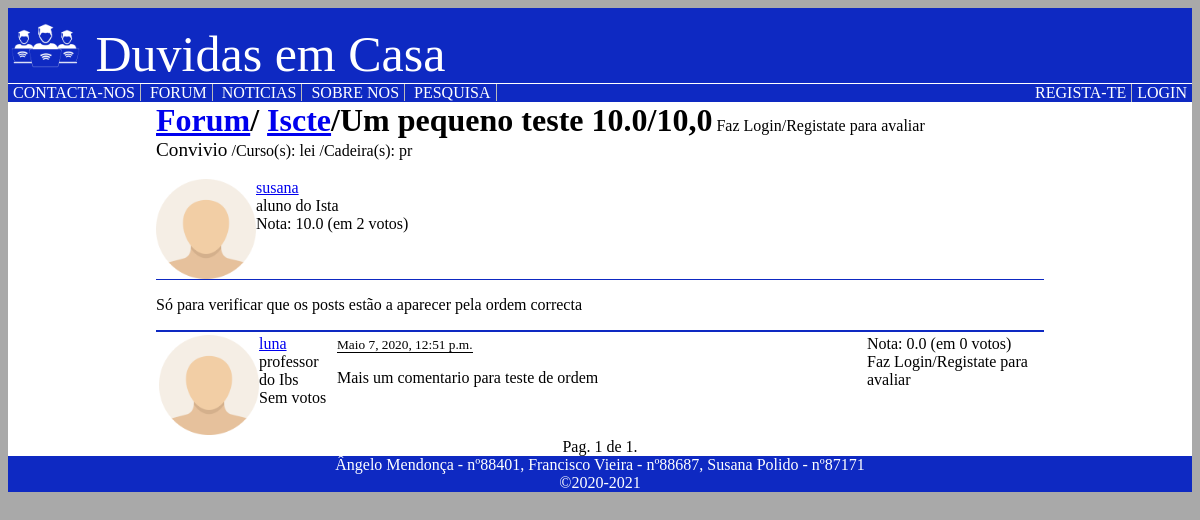
/duvidasemcasa/manda_procurar/iscte/18, run on the app's committed database.
### duvidasemcasa/models.py (models this page shows, shortened)
class Escola(models.Model):
    sigla = models.CharField(max_length=20, primary_key=True, unique=True)
    nome = models.CharField(max_length=200)

class Post(models.Model):
    autor = models.ForeignKey(Conta, on_delete=models.SET_NULL, null=True)
    titulo = models.CharField(max_length=200)
    texto = models.TextField()
    data_publicacao = models.DateTimeField('data de publicacao')
    escola = models.ForeignKey(Escola, on_delete=models.PROTECT, default='iscte')
    rating = models.DecimalField(decimal_places=1, max_digits=3, default=0.0)
    votos = models.IntegerField(default=0)
    data_update = models.DateTimeField('data de update')
    tipo = models.CharField(max_length=100, default="Convivio")
    cursos = models.CharField(max_length=500, blank=True)
    cadeiras = models.CharField(max_length=200, blank=True)

class Conta(models.Model):
    user = models.OneToOneField(User, on_delete=models.CASCADE)
    tipo = models.CharField(max_length=100)
    escola = models.ForeignKey(Escola, on_delete=models.PROTECT, default='iscte')
    curso_departamento = models.CharField(max_length=200)
    rating = models.DecimalField(decimal_places=1, max_digits=3, default=0.0)
    votos = models.IntegerField(default=0)
    imagem_perfil = models.CharField(max_length=20000, default="/duvidasemcasa/static/media/default.png")
    p_email = models.BooleanField(default=False)
    p_proprio = models.BooleanField(default=False)
    p_apelido = models.BooleanField(default=False)

class Comentario(models.Model):
    autor = models.ForeignKey(Conta, on_delete=models.SET_NULL, null=True)
    post = models.ForeignKey(Post, on_delete=models.CASCADE)
    texto = models.TextField()
    data_publicacao = models.DateTimeField('data de publicacao')
    rating = models.DecimalField(decimal_places=1, max_digits=3, default=0.0)
    endereco = models.CharField(max_length=20000, blank=True)

### duvidasemcasa/views.py (the view)
# urls.py: path('manda_procurar/<str:e>/<int:i>', views.postid, name='post'),
def postid(request, e, i):  # pag do post i da escola e
    escola = get_object_or_404(Escola, pk=e)
    post = get_object_or_404(Post, pk=i)
    if post.escola != escola:
        raise Http404("Page not found")
    contexto['titulo_pagina'] = "Forum - " + escola.sigla + " - " + post.titulo
    contexto['list_right'] = contexto_direita(request)
    contexto['cor'] = escola
    contexto['escola'] = escola
    contexto['post'] = post
    if request.user.is_authenticated:
        contexto['autorcomentario'] = request.user.conta
        contexto['avaliou'] = []
        for c in request.user.conta.ratingcomentario_set.all():  # lista para o html não deixar avaliar o mesmo comentario mais que uma vez
            contexto['avaliou'].append(c.comentario)
        if post.autor == request.user.conta:  # notifica o html para não deixar o utilizador avaliar o post porque é o autor
            contexto['avalia'] = 2
        elif post.votos > 0: # se o post já tiver avaliações
            if post.ratingpost_set.filter(autor=request.user.conta):  # se o utilizador já o tiver avaliado, não o pode fazer outra vez
                contexto['avalia'] = 1
                contexto['avaliacao'] = post.ratingpost_set.get(autor=request.user.conta).nota
            else:
                contexto['avalia'] = 0  # deixa o utilizador avaliar o post
        else:
            contexto['avalia'] = 0  # deixa o utilizador avaliar o post
    else:  # notifica o html que não é para deixar o utilizador fazer avaliações nem permitir comentarios
        contexto['avalia'] = 3
    paginator = Paginator(post.comentario_set.all(), 10)
    page_number = request.GET.get('page')
    page_obj = paginator.get_page(page_number)
    contexto['page_obj'] = page_obj
    contexto['pdf'] = []
    contexto['pic'] = []
    for f in post.imagem_set.all():
        if f.endereco.split('.')[-1] == 'pdf':
            contexto['pdf'].append(f)
        else:
            contexto['pic'].append(f)
    return render(request, 'duvidasemcasa/post.html', contexto)

### duvidasemcasa/views.py (called while the page is built)
def contexto_direita(request):
    if request.user.is_authenticated:
        return PageRightLogado.pages
    else:
        return PageRight.pages

### duvidasemcasa/templates/duvidasemcasa/post.html (shortened to what this page needs)
{% extends "duvidasemcasa/base.html" %}
{% block estaticos %}
    {% load static %}
        <link rel="stylesheet" type="text/css" href="{% static 'duvidasemcasa/css/post.css' %}"/>
{% endblock %}
{% block conteudo %}
{% load static %}
<section class="{{post.escola.sigla}}">
<h1>
    <a href="{% url 'duvidasemcasa:forum' %}">Forum</a>/
    <a href="{% url 'duvidasemcasa:escola' post.escola.sigla %}">{{escola.sigla.capitalize}}</a>/{{post.titulo}}
    {% ifequal post.ratingpost_set.count 0 %}
        Não avaliado
    {% else %}
        {{post.rating}}/10,0
    {% endifequal %}
</h1>
{% if avalia == 0 %}
<form action="{% url 'duvidasemcasa:avaliapost' post.escola.sigla post.id %}" method="post">
    {% csrf_token %}
    <select name="nota">
        <option value="0">0</option>
        {% for i in '0000000000'|make_list %}
        <option value="{{ forloop.counter }}">{{ forloop.counter }}</option>
        {% endfor %}
    </select>
    <input type="submit" value="Avaliar">
</form>
{% elif avalia == 1 %}
    (Avaliaste em {{avaliacao}})
{% elif avalia == 3 %}
    Faz Login/Registate para avaliar
{% endif %}
<br>
    <span style="border: none; font-size: larger;">{{post.tipo}}</span>
    {% if post.cursos %}
    /Curso(s): {{post.cursos}}
    {% endif %}
    {% if post.cadeiras %}
    /Cadeira(s): {{post.cadeiras}}
    <br>
    {% endif %}
<br>
    <div id="post-user">
        <img class="pic_users" src="{{post.autor.imagem_perfil}}">
        <a href="{% url 'duvidasemcasa:perfil_user' post.autor.user.username %}">{{post.autor.user.username}}</a>
        <br>
        {{post.autor.tipo}} do {{post.autor.escola.sigla.capitalize}}
        <br>
        Nota: {{post.autor.rating}} (em {{post.autor.votos}} votos)
    </div>
    <p>{{post.texto|linebreaks}}</p>
    <div id="post-pics">
    </div>
</section>
<table>
{% for c in page_obj %}
    <tr>
        <td class="{{c.autor.escola.sigla}} pequeno">
            <img src="{{c.autor.imagem_perfil}}" class="pic_users">
            <a href="{% url 'duvidasemcasa:perfil_user' c.autor.user.username %}">{{c.autor.user.username}}</a>
            <br>
            {{c.autor.tipo}} do {{c.autor.escola.sigla.capitalize}}
            <br>
            {% ifequal c.autor.votos 0 %}
                Sem votos
            {% else %}
                Nota: {{c.autor.rating}} (em {{c.autor.votos}} votos)
            {% endifequal %}
        </td>
        <td class="maior">
            <span>{{c.data_publicacao}}</span>
            <br>
            {{c.texto|linebreaks}}
        </td>
        <td class="pequeno">
            Nota: {{c.rating}} (em {{c.ratingcomentario_set.all.count}} votos)
            <br>
            {% if avalia != 3 and c.autor != autorcomentario and c not in avaliou %}
                <form action="{% url 'duvidasemcasa:avaliacomentario' post.escola.sigla post.id c.id %}" method="post">
                {% csrf_token %}
                    <select name="nota">
                        <option value="0">0</option>
                        {% for i in '0000000000'|make_list %}
                        <option value="{{ forloop.counter }}">{{ forloop.counter }}</option>
                        {% endfor %}
                    </select>
                    <input type="submit" value="Avaliar">
                </form>
                {% elif avalia == 3 %}
                    Faz Login/Registate para avaliar
                {% endif %}
        </td>
    </tr>
{% endfor %}
</table>
<div class="pagination">
  <span class="step-links">
        <span class="current">
            Pag. {{ page_obj.number }} de {{ page_obj.paginator.num_pages }}.
        </span>
    </span>
</div>
{% endblock %}

### duvidasemcasa/static/duvidasemcasa/css/style.css (style rules this page uses)
body { background-color: darkgrey; }
div { background-color: white; width: 100%; }
h1 { margin-left: 25%; }

### duvidasemcasa/static/duvidasemcasa/css/post.css (style rules this page uses)
section { width: 75%; margin: auto; }
h1 { font-size: 2em; }
h1, form { display: inline-block; margin: 0; }
.pic_users { height: 100px; width: auto; width-max: 100px; float: left; }
#post-user { display: inline-block; border-bottom: 1px solid; }
#post-pics { border-bottom: 1px solid; border-top: 1px solid; }
table { width: 75%; margin: auto; }
.iscte #post-pics, .iscte #post-user { border-color: #0E29C2; }
span { font-size: smaller; border-bottom: 1px solid black; }
.pequeno { width: 20%; vertical-align: top; }
.pequeno img { height: 100px; width: auto; max-width: 100px; }
.maior { vertical-align: top; }
div .pagination { margin: auto; text-align: center; }
div .pagination span { font-size: initial; border: none; }

### data on the page
Escola: sigla "Iscte"
Post: titulo "Um pequeno teste", rating "10.0", tipo "Convivio", cursos "lei", cadeiras "pr", autor.imagem_perfil (placeholder picture), autor.user.username "susana", autor.tipo "aluno", autor.escola.sigla "Ista", autor.rating "10.0", autor.votos "2", texto "Só para verificar que os posts estão a aparecer pela ordem correcta"
Comentario: autor.imagem_perfil (placeholder picture), autor.user.username "luna", autor.tipo "professor", autor.escola.sigla "Ibs", data_publicacao "Maio 7, 2020, 12:51 p.m.", texto "Mais um comentario para teste de ordem", rating "0.0", ratingcomentario_set.all.count "0"

### other printed values
{{ p.nome }} "CONTACTA-NOS" "FORUM" "NOTICIAS" "SOBRE NOS" "PESQUISA"
{{ p.nome }} "LOGIN" "REGISTA-TE"
{{ page_obj.number }} "1"
{{ page_obj.paginator.num_pages }} "1"
